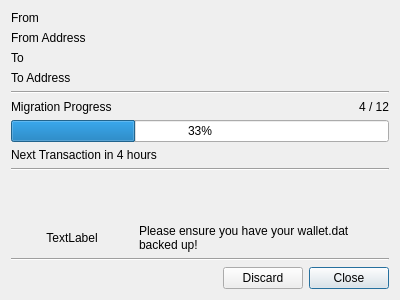
<?xml version="1.0" encoding="UTF-8"?>
<ui version="4.0">
 <class>TurnstileProgress</class>
 <widget class="QDialog" name="TurnstileProgress">
  <property name="geometry">
   <rect>
    <x>0</x>
    <y>0</y>
    <width>400</width>
    <height>300</height>
   </rect>
  </property>
  <property name="windowTitle">
   <string>Turnstile Migration Progress</string>
  </property>
  <layout class="QGridLayout" name="gridLayout">
   <item row="0" column="0">
    <widget class="QLabel" name="label">
     <property name="text">
      <string>From</string>
     </property>
    </widget>
   </item>
   <item row="2" column="0">
    <widget class="QLabel" name="label_3">
     <property name="text">
      <string>To</string>
     </property>
    </widget>
   </item>
   <item row="1" column="0" colspan="3">
    <widget class="QLabel" name="fromAddr">
     <property name="text">
      <string notr="true">From Address</string>
     </property>
    </widget>
   </item>
   <item row="6" column="2">
    <widget class="QLabel" name="progressTxt">
     <property name="text">
      <string notr="true">4 / 12</string>
     </property>
     <property name="alignment">
      <set>Qt::AlignRight|Qt::AlignTrailing|Qt::AlignVCenter</set>
     </property>
    </widget>
   </item>
   <item row="12" column="1" colspan="2">
    <widget class="QLabel" name="label_4">
     <property name="sizePolicy">
      <sizepolicy hsizetype="Expanding" vsizetype="Preferred">
       <horstretch>0</horstretch>
       <verstretch>0</verstretch>
      </sizepolicy>
     </property>
     <property name="text">
      <string>Please ensure you have your wallet.dat backed up!</string>
     </property>
     <property name="wordWrap">
      <bool>true</bool>
     </property>
    </widget>
   </item>
   <item row="9" column="0" colspan="3">
    <widget class="QLabel" name="nextTx">
     <property name="text">
      <string>Next Transaction in 4 hours</string>
     </property>
    </widget>
   </item>
   <item row="7" column="0" colspan="3">
    <widget class="QProgressBar" name="progressBar">
     <property name="value">
      <number>33</number>
     </property>
    </widget>
   </item>
   <item row="13" column="0" colspan="3">
    <widget class="Line" name="line_2">
     <property name="orientation">
      <enum>Qt::Horizontal</enum>
     </property>
    </widget>
   </item>
   <item row="6" column="0" colspan="2">
    <widget class="QLabel" name="label_2">
     <property name="text">
      <string>Migration Progress</string>
     </property>
    </widget>
   </item>
   <item row="14" column="0" colspan="3">
    <widget class="QDialogButtonBox" name="buttonBox">
     <property name="orientation">
      <enum>Qt::Horizontal</enum>
     </property>
     <property name="standardButtons">
      <set>QDialogButtonBox::Close|QDialogButtonBox::Discard</set>
     </property>
     <property name="centerButtons">
      <bool>false</bool>
     </property>
    </widget>
   </item>
   <item row="12" column="0">
    <widget class="QLabel" name="msgIcon">
     <property name="sizePolicy">
      <sizepolicy hsizetype="Minimum" vsizetype="Preferred">
       <horstretch>0</horstretch>
       <verstretch>0</verstretch>
      </sizepolicy>
     </property>
     <property name="text">
      <string notr="true">TextLabel</string>
     </property>
     <property name="alignment">
      <set>Qt::AlignCenter</set>
     </property>
    </widget>
   </item>
   <item row="11" column="0" colspan="3">
    <spacer name="verticalSpacer">
     <property name="orientation">
      <enum>Qt::Vertical</enum>
     </property>
     <property name="sizeHint" stdset="0">
      <size>
       <width>20</width>
       <height>40</height>
      </size>
     </property>
    </spacer>
   </item>
   <item row="5" column="0" colspan="3">
    <widget class="Line" name="line_3">
     <property name="orientation">
      <enum>Qt::Horizontal</enum>
     </property>
    </widget>
   </item>
   <item row="3" column="0" colspan="3">
    <widget class="QLabel" name="toAddr">
     <property name="text">
      <string notr="true">To Address</string>
     </property>
    </widget>
   </item>
   <item row="10" column="0" colspan="3">
    <widget class="Line" name="line">
     <property name="orientation">
      <enum>Qt::Horizontal</enum>
     </property>
    </widget>
   </item>
  </layout>
 </widget>
 <resources/>
 <connections>
  <connection>
   <sender>buttonBox</sender>
   <signal>accepted()</signal>
   <receiver>TurnstileProgress</receiver>
   <slot>accept()</slot>
   <hints>
    <hint type="sourcelabel">
     <x>248</x>
     <y>254</y>
    </hint>
    <hint type="destinationlabel">
     <x>157</x>
     <y>274</y>
    </hint>
   </hints>
  </connection>
  <connection>
   <sender>buttonBox</sender>
   <signal>rejected()</signal>
   <receiver>TurnstileProgress</receiver>
   <slot>reject()</slot>
   <hints>
    <hint type="sourcelabel">
     <x>316</x>
     <y>260</y>
    </hint>
    <hint type="destinationlabel">
     <x>286</x>
     <y>274</y>
    </hint>
   </hints>
  </connection>
 </connections>
</ui>
